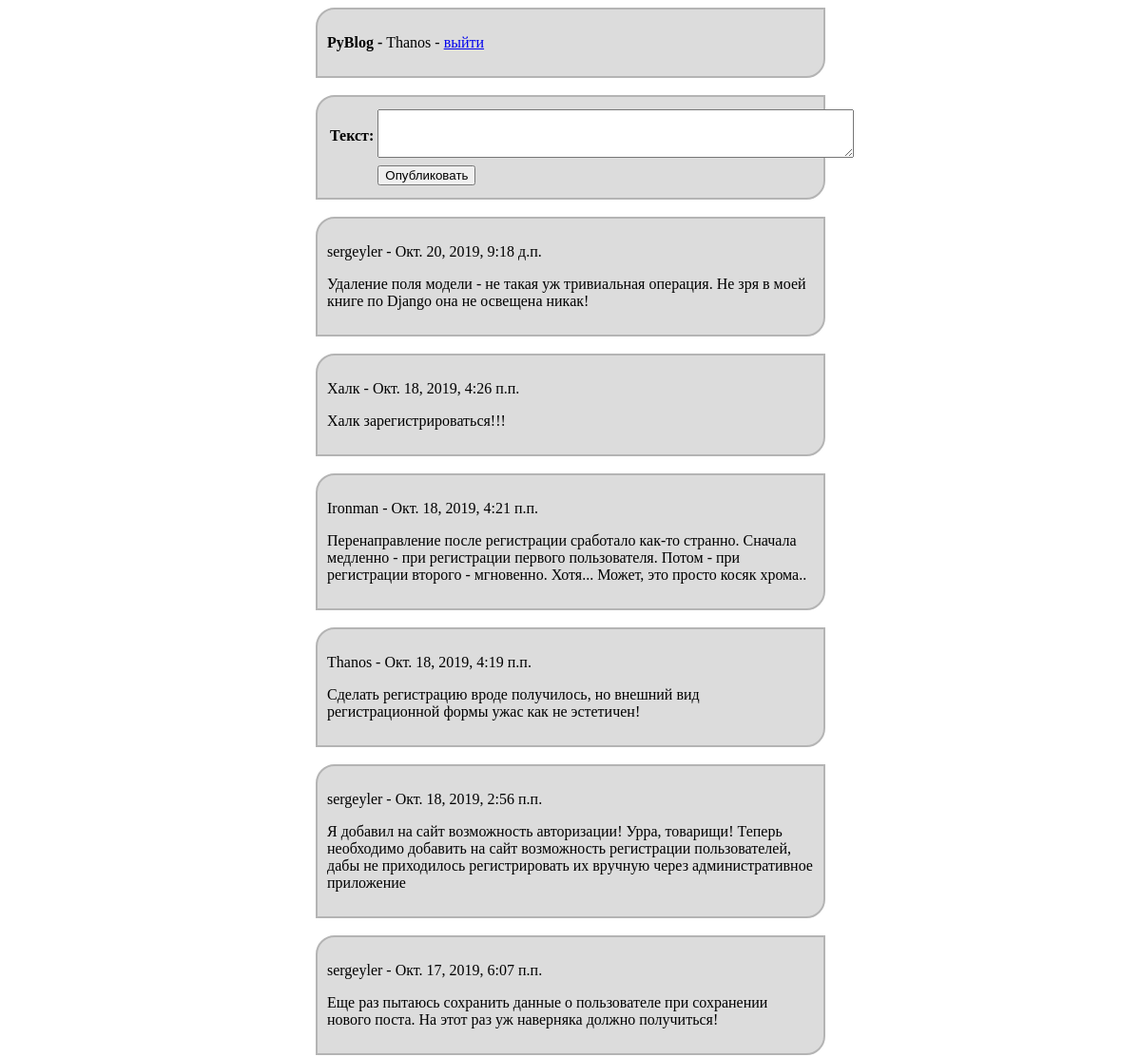
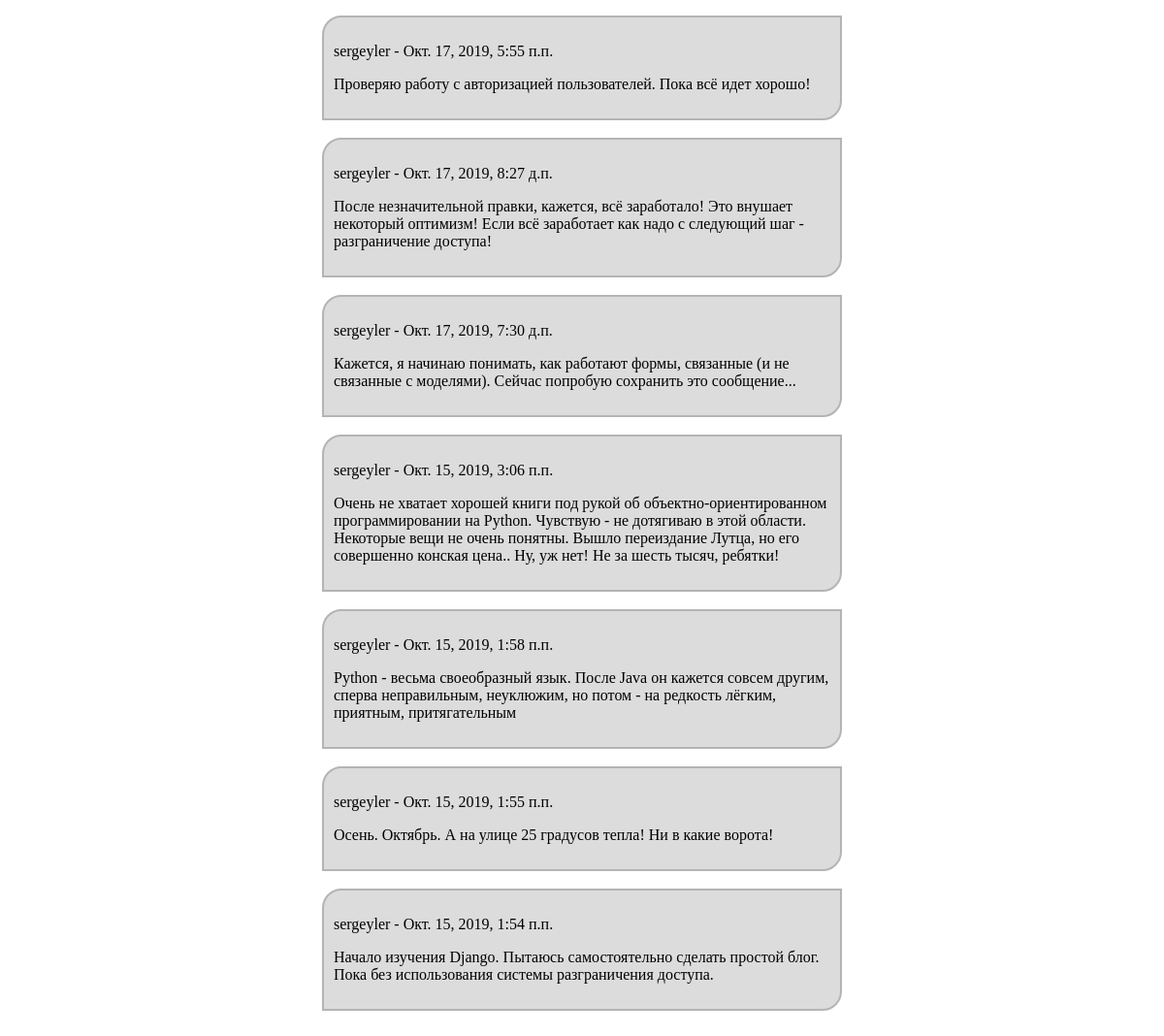
Screenshot of /topics_list/ (signed in) with the database file from the repository (2 pictures, top to bottom).
### main/models.py (models this page shows)
class Topic(models.Model):
    content = TextField(max_length=2048, verbose_name='Текст')
    published = DateTimeField(auto_now_add=True, verbose_name='Опубликовано')
    creator = ForeignKey(User, on_delete=models.SET_NULL, verbose_name='Опубликовал', null=True)
    class Meta:
        verbose_name = 'Запись блога'
        verbose_name_plural = 'Записи блога'
        ordering = ['published']

### main/views.py (the view)
# urls.py: path('topics_list/', topics_list_controller, name='index'),
def topics_list_controller(request):
    topics = Topic.objects.order_by('-published')
    context = {'topics': topics}
    if request.method == 'POST':
        form = TopicForm(request.POST)
        if form.is_valid():
            new_topic = form.save(commit=False)
            new_topic.creator = request.user
            new_topic.save()
    if request.user.is_authenticated:
        form = TopicForm()
        context['form'] = form
    return render(request, 'main/topics_list.html', context)

### main/forms.py
class TopicForm(forms.ModelForm):
    class Meta:
        model = Topic
        fields = ['content']
        labels = {'content': 'Текст'}
        widgets = {'content': forms.Textarea(attrs={'rows': 3, 'cols': 60})}

### main/templates/main/topics_list.html (shortened to what this page needs)
{% extends 'layout/basic.html' %}
{% block header %}
    <div class="block">
        <p>
            <b>PyBlog - </b>
            {% if user.is_authenticated %}
                {{ user }} - <a href={% url 'logout' %}>выйти</a>
            {% else %}
                <a href={% url 'login' %}>войти</a> или <a href={% url 'register' %}>зарегистрироваться</a>
            {% endif %}
        </p>
    </div>
    <br>
{% endblock %}
{% block publisher %}
    {% if user.is_authenticated %}
        <div class="block">
            <form method="post">
                <table>{{ form.as_table }}
                    <tr>
                        <td></td>
                        <td><input type="submit" name="submit" value="Опубликовать"></td>
                    </tr>
                </table>
            </form>
        </div>
        <br>
    {% endif %}
{% endblock %}
{% block content %}
    {% for topic in topics %}
        <div class='block'>
            <p>
                {{ topic.creator }} - {{ topic.published }}
            </p>
            <p>{{ topic.content }}</p>
        </div>
        <br>
    {% endfor %}
{% endblock %}

### main/static/main/style.css (style rules this page uses)
div.block { background-color: RGB(220, 220, 220); border-top-left-radius: 20px; border-bottom-right-radius: 20px; border: 2px solid RGB(180,180,180); padding: 10px; margin-left: auto; margin-right: auto; width: 32em }

### rows the page displays
Topic: creator "sergeyler", published "Окт. 20, 2019, 9:18 д.п.", content "Удаление поля модели - не такая уж тривиальная операция. Не зря в моей книге по Django она не освещена никак!"
Topic: creator "Халк", published "Окт. 18, 2019, 4:26 п.п.", content "Халк зарегистрироваться!!!"
Topic: creator "Ironman", published "Окт. 18, 2019, 4:21 п.п.", content "Перенаправление после регистрации сработало как-то странно. Сначала медленно - при регистрации первого пользователя. Потом - при регистрации второго - мгновенно. Хотя... Может, это просто косяк хрома.."
Topic: creator "Thanos", published "Окт. 18, 2019, 4:19 п.п.", content "Сделать регистрацию вроде получилось, но внешний вид регистрационной формы ужас как не эстетичен!"
Topic: creator "sergeyler", published "Окт. 18, 2019, 2:56 п.п.", content "Я добавил на сайт возможность авторизации! Урра, товарищи! Теперь необходимо добавить на сайт возможность регистрации пользователей, дабы не приходилось регистрировать их вручную через административное приложение"
Topic: creator "sergeyler", published "Окт. 17, 2019, 6:07 п.п.", content "Еще раз пытаюсь сохранить данные о пользователе при сохранении нового поста. На этот раз уж наверняка должно получиться!"
Topic: creator "sergeyler", published "Окт. 17, 2019, 5:55 п.п.", content "Проверяю работу с авторизацией пользователей. Пока всё идет хорошо!"
Topic: creator "sergeyler", published "Окт. 17, 2019, 8:27 д.п.", content "После незначительной правки, кажется, всё заработало! Это внушает некоторый оптимизм! Если всё заработает как надо с следующий шаг - разграничение доступа!"
Topic: creator "sergeyler", published "Окт. 17, 2019, 7:30 д.п.", content "Кажется, я начинаю понимать, как работают формы, связанные (и не связанные с моделями). Сейчас попробую сохранить это сообщение..."
Topic: creator "sergeyler", published "Окт. 15, 2019, 3:06 п.п.", content "Очень не хватает хорошей книги под рукой об объектно-ориентированном программировании на Python. Чувствую - не дотягиваю в этой области. Некоторые вещи не очень понятны. Вышло переиздание Лутца, но его совершенно конская цена.. Ну, уж нет! Не за шесть тысяч, ребятки!"
Topic: creator "sergeyler", published "Окт. 15, 2019, 1:58 п.п.", content "Python - весьма своеобразный язык. После Java он кажется совсем другим, сперва неправильным, неуклюжим, но потом - на редкость лёгким, приятным, притягательным"
Topic: creator "sergeyler", published "Окт. 15, 2019, 1:55 п.п.", content "Осень. Октябрь. А на улице 25 градусов тепла! Ни в какие ворота!"
Topic: creator "sergeyler", published "Окт. 15, 2019, 1:54 п.п.", content "Начало изучения Django. Пытаюсь самостоятельно сделать простой блог. Пока без использования системы разграничения доступа."

### other values shown
{{ user }} "Thanos"
